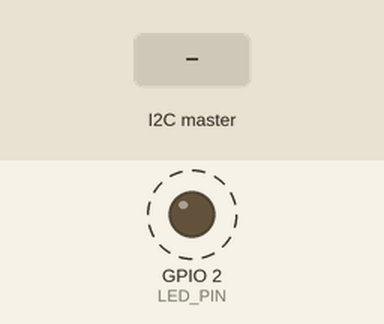
This sketch was run on a simulated ESP32. Parts: output pins drawn as LEDs (lit = HIGH). Dashed ring = blinking. Inputs (shaded band) come from the test bench. What the sketch prints to the serial monitor is not drawn.

Above: at 1.2 s.
1.3 s: the I2C master sends the byte 1
4.3 s: the I2C master sends the byte 90
7.3 s: the I2C master sends the byte 200
Timing chart, 0 to 15.5 s (numbered marks = the images above; inputs shaded):
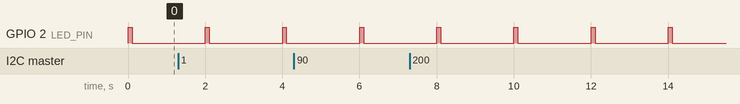

Measured:
- by itself, GPIO 2 (LED_PIN): alternates HIGH for 0.10 s and LOW for 1.9 s

The sketch:

basicI2C_slave.ino
```cpp
#include <Wire.h>

#define I2C_SLAVE_ADDR 0x42
#define I2C_SDA 16
#define I2C_SCL 17

// Led opcional en el pin 2 (muchas placas ESP32 lo tienen incorporado)
#define LED_PIN 2

void setup() {
  Serial.begin(115200);
  Serial.println("Iniciando ESP32 como esclavo I2C...");
  pinMode(LED_PIN, OUTPUT);
  digitalWrite(LED_PIN, LOW); // Asegurar led apagado

  // Inicializar I2C como esclavo en pines 16 (SDA) y 17 (SCL) con dirección 0x42
  Wire1.begin(I2C_SLAVE_ADDR, I2C_SDA, I2C_SCL, 100000);

  Wire1.onReceive(receiveEvent);
  Wire1.onRequest(requestEvent);

  Serial.println("Esclavo I2C listo. Dirección: 0x42, Pines: SDA=16, SCL=17");
  Serial.println("Esperando datos...");
}

void loop() {
  // Pequeño parpadeo cada 2 segundos para indicar que el ESP32 está vivo
  digitalWrite(LED_PIN, HIGH);
  delay(100);
  digitalWrite(LED_PIN, LOW);
  delay(1900);
}

void receiveEvent(int howMany) {
  // Indicar recepción con el LED
  digitalWrite(LED_PIN, HIGH);

  Serial.print("📥 Recibidos ");
  Serial.print(howMany);
  Serial.println(" bytes:");

  int index = 0;
  while (Wire1.available()) {
    byte b = Wire1.read();  // Leer como byte (valor 0-255)
    Serial.print("  Byte[");
    Serial.print(index++);
    Serial.print("] = ");
    Serial.print(b);        // Decimal
    Serial.print(" (0x");
    Serial.print(b, HEX);   // Hexadecimal
    Serial.println(")");
  }

  digitalWrite(LED_PIN, LOW);
}

void requestEvent() {
  // Esta función se llama cuando el maestro solicita datos
  // Por ahora solo enviamos un acuse simple
  const char* respuesta = "OK";
  Wire1.write((const uint8_t*)respuesta, 2);
  Serial.println("📤 Solicitud recibida - Enviado 'OK'");
}
```
